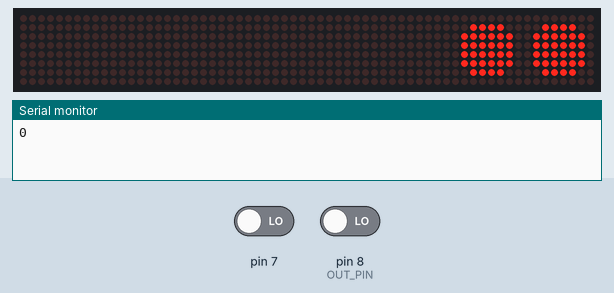
Simulated run of this sketch. Board: Arduino Uno, built with avr-gcc and run on an emulated ATmega328P. On the bench: 64×8 LED matrix, the last lines printed to the serial monitor. The inputs (shaded band) are chosen by the test bench; at power-on: pin 8 (OUT_PIN) LOW, pin 7 LOW.

Above: at 2.3 s.
2.4 s: pin 8 (OUT_PIN) driven HIGH
At 3.9 s:
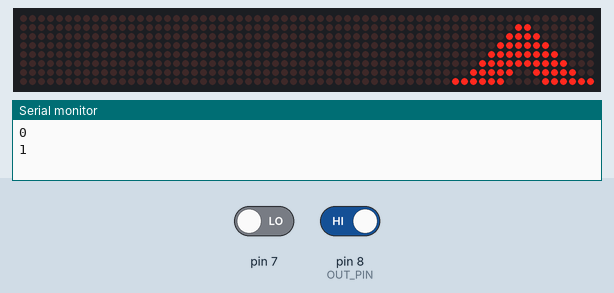
4.7 s: pin 7 driven HIGH
At 5.9 s:
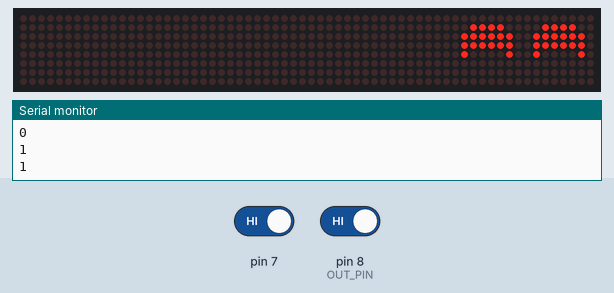
10.0 s: pin 8 (OUT_PIN) driven LOW
At 10.7 s:
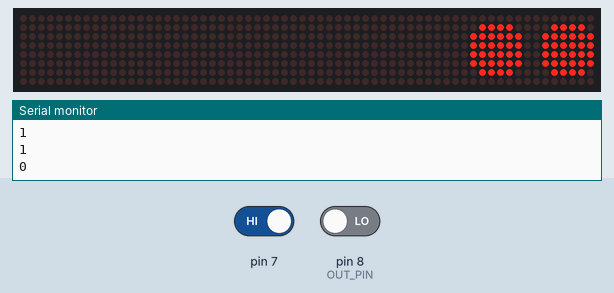
Timing chart, 0 to 13.0 s (numbered marks = the images above; inputs shaded):
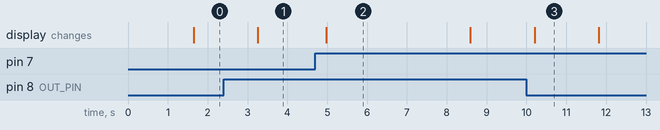

The sketch:

eyes_plus_sound_sensor_plus_capacitive.ino
```cpp
#include <LedControl.h>


const int OUT_PIN = 8;
//OcchioSinistro
const uint8_t IMAGESLEFT[][8] = {
{
  0b00000000,
  0b00111100,
  0b01111110,
  0b01111110,
  0b01111110,
  0b01111110,
  0b00111100,
  0b00000000
},{
  0b00000000,
  0b00011110,
  0b00111111,
  0b00111111,
  0b00111111,
  0b00111111,
  0b00011110,
  0b00000000

},{
  0b00000000,
  0b01111000,
  0b11111100,
  0b11111100,
  0b11111100,
  0b11111100,
  0b01111000,
  0b00000000
},{
  0b00000000,
  0b10000000,
  0b11000000,
  0b11100000,
  0b11110000,
  0b11111000,
  0b01111100,
  0b00111111
},{
  0b00000000,
  0b00111100,
  0b01111110,
  0b01111110,
  0b01000010,
  0b00000000,
  0b00000000,
  0b00000000
}};

//Occhio Destro
const uint8_t IMAGESRIGHT[][8] = {
{
  //Base == 0
  0b00000000,
  0b00111100,
  0b01111110,
  0b01111110,
  0b01111110,
  0b01111110,
  0b00111100,
  0b00000000
},{
  //Pensante == 1
  0b00000000,
  0b00011110,
  0b00111111,
  0b00111111,
  0b00111111,
  0b00111111,
  0b00011110,
  0b00000000
},{
  //Pensante == 1
  0b00000000,
  0b01111000,
  0b11111100,
  0b11111100,
  0b11111100,
  0b11111100,
  0b01111000,
  0b00000000
},{
  //Arrabbiato == 3
  0b00000000,
  0b00000001,
  0b00000011,
  0b00000111,
  0b00001111,
  0b00011111,
  0b00111110,
  0b11111100
},{
  //Felice == 4
  0b00000000,
  0b00111100,
  0b01111110,
  0b01111110,
  0b01000010,
  0b00000000,
  0b00000000,
  0b00000000
}};
const int IMAGES_LEN = sizeof(IMAGESLEFT)/8;


//12 == DataIn
//11 == CLK
//10 == LOAD(CS)
LedControl lc = LedControl(12, 11, 10, 8);

unsigned long delaytime = 1500;

void setup() {
  Serial.begin(9600);
  pinMode(7, INPUT);
  //Inizializziamo le varie matrici in serie
  int devices=lc.getDeviceCount();

  for(int address=0;address<devices;address++) {
    lc.shutdown(address,false);
    lc.setIntensity(address,20);
    lc.clearDisplay(address);
  }
}

void displayImage(int address, const byte* image) {
  for (int i = 0; i < 8; i++) {
    for (int j = 0; j < 8; j++) {
      lc.setLed(address, i, j, bitRead(image[i], 7 - j));
    }
  }
}

int i = 0;
int neverDone = 0;

void loop() {
    delay(delaytime);

  Serial.println(digitalRead(OUT_PIN));
    if (digitalRead(OUT_PIN) == 1) {
      displayImage(0, IMAGESLEFT[3]);
      displayImage(1, IMAGESRIGHT[3]);
      i = 0;
    }
    if (digitalRead(7) == HIGH && neverDone == 0) {
      neverDone = 1;
      displayImage(0, IMAGESLEFT[4]);
      displayImage(1, IMAGESRIGHT[4]);
      delay(2000);
      i = 0;
    }
    if (digitalRead(OUT_PIN) == 0) {


    displayImage(0, IMAGESLEFT[i]);  //Occhio sinistro address == 0
    displayImage(1, IMAGESRIGHT[i]); //Occhio destro address == 1

    }
    if (++i >= 3) {
      i = 0;
    }
}
```

Measured:
- after the input at 2.4 s, the display: changes after 0.86 s (image 1)
- after the input at 4.7 s, the display: changes after 0.28 s (image 2)
- after the input at 10.0 s, the display: changes after 0.20 s (image 3)
- what the display in image 2 shows lasts 3.6 s, from 5.0 s to 8.6 s
- what the display in image 3 shows lasts 1.6 s, from 10.2 s to 11.8 s
